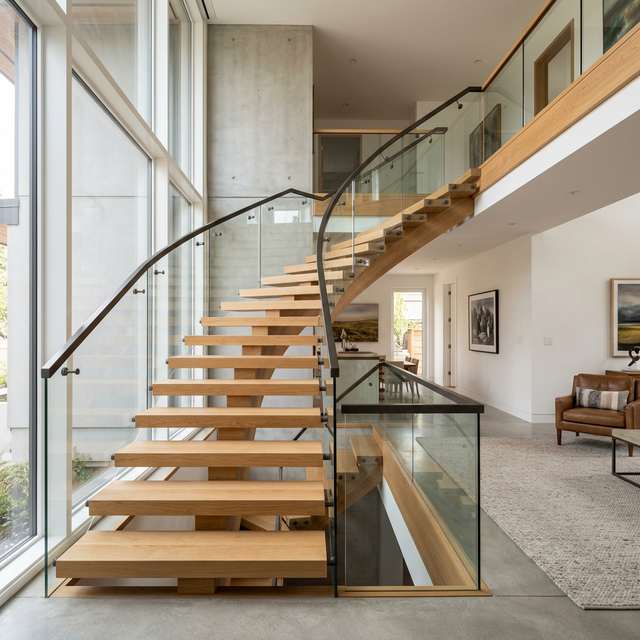
#> input picture public/hero-stairs.png, 640 x 640 px, given in place of photo_2026-03-11_16-18-20.jpg, which was not available
$ python process_hero.py
#> lines starting #> are read from the running program, lines starting #| are printed output that depends on the picture; after the words box and inside, x2 and y2 are one past the last pixel; in counts of white or black regions, pixels touching at a corner belong together; pictures that were not available may be replaced by others from this repository, and a replacement may not be noted
import cv2
import numpy as np
from PIL import Image

def process_hero():
    img_path = r"c:\Users\user\.gemini\antigravity\playground\perihelion-hubble\stairs-website\public\gallery\main\photo_2026-03-11_16-18-20.jpg"
    out_path = r"c:\Users\user\.gemini\antigravity\playground\perihelion-hubble\stairs-website\public\hero-stairs-new.jpg"

    img = cv2.imread(img_path)
#> img is the input picture: shape (640, 640, 3); mean B, G, R 135.4, 151.6, 163.1
    if img is None:
        print("Error loading image")
        return

    print(f"Original shape: {img.shape}")
#| Original shape: (640, 640, 3)

    # --- 1. Remove the black object (sconce) ---
    gray = cv2.cvtColor(img, cv2.COLOR_BGR2GRAY)
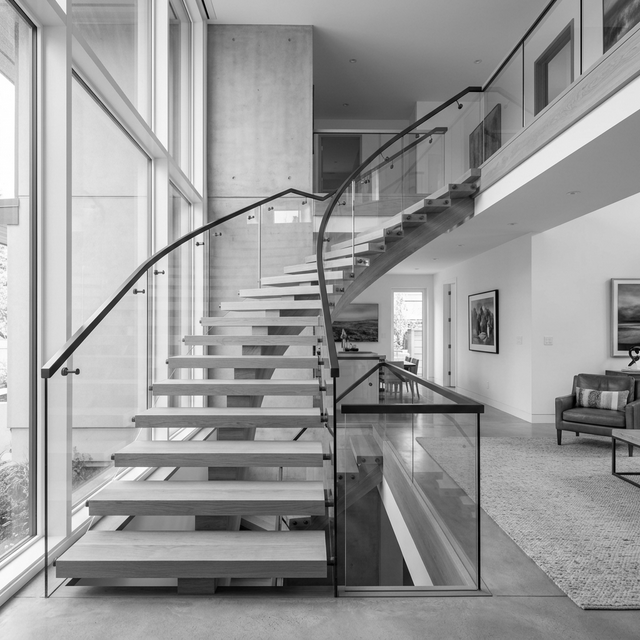
#> gray: shape (640, 640); min 0, max 255, mean 153.2
    _, thresh = cv2.threshold(gray, 40, 255, cv2.THRESH_BINARY_INV)
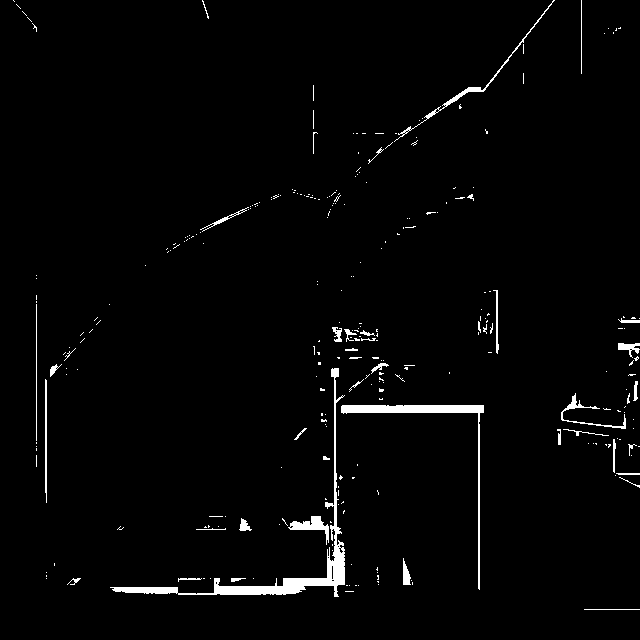
#> thresh: shape (640, 640); 2.2% white; 286 white regions (242 under 20 px)
    contours, _ = cv2.findContours(thresh, cv2.RETR_EXTERNAL, cv2.CHAIN_APPROX_SIMPLE)
#> contours = 286 contours, 263 with area under 20; largest, box (x1, y1, x2, y2) and area: (110, 368, 345, 597) 2360, (341, 405, 484, 590) 1162, (288, 516, 329, 545) 328, (394, 0, 555, 142) 314, (561, 393, 626, 429) 164

    mask = np.zeros(gray.shape, dtype=np.uint8)
    for cnt in contours:
        x, y, w, h = cv2.boundingRect(cnt)
        if 5000 < w*h < 50000:
            # Draw on mask
            cv2.drawContours(mask, [cnt], -1, 255, thickness=cv2.FILLED)
            # expand mask a bit
            mask[y:y+h, x:x+w] = 255
#> this loop made 286 passes
#> (x, y, w, h) on passes 3, 5, 7: (358, 585, 1, 1), (349, 585, 1, 1), (378, 584, 1, 1)
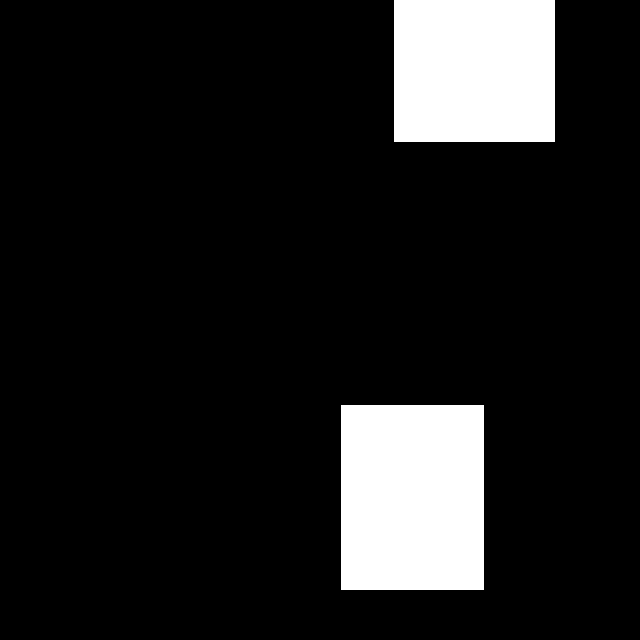
#> mask: shape (640, 640); 12% white; 2 white regions, box (x1, y1, x2, y2) and area: (341, 405, 484, 590) 26455, (394, 0, 555, 142) 22862

    # Dilate mask to ensure edges are covered
    kernel = np.ones((5,5), np.uint8)
    mask = cv2.dilate(mask, kernel, iterations=2)
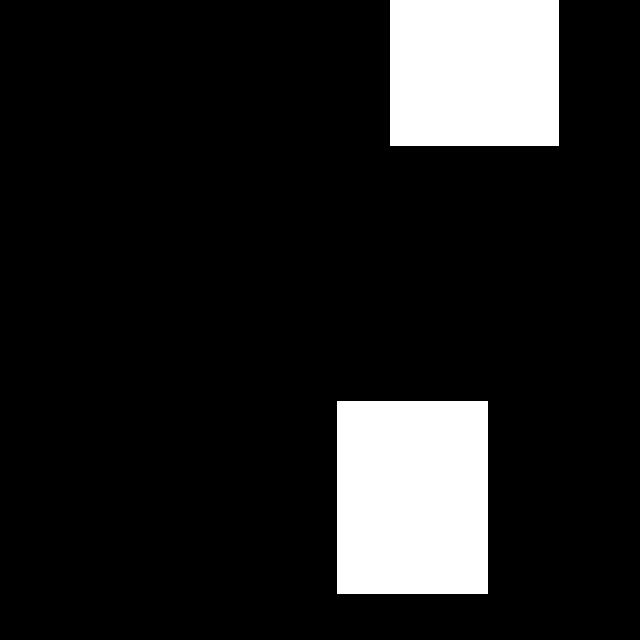
#> mask: shape (640, 640); 13.1% white; 2 white regions, box (x1, y1, x2, y2) and area: (337, 401, 488, 594) 29143, (390, 0, 559, 146) 24674

    # Inpaint
    inpainted = cv2.inpaint(img, mask, 3, cv2.INPAINT_TELEA)
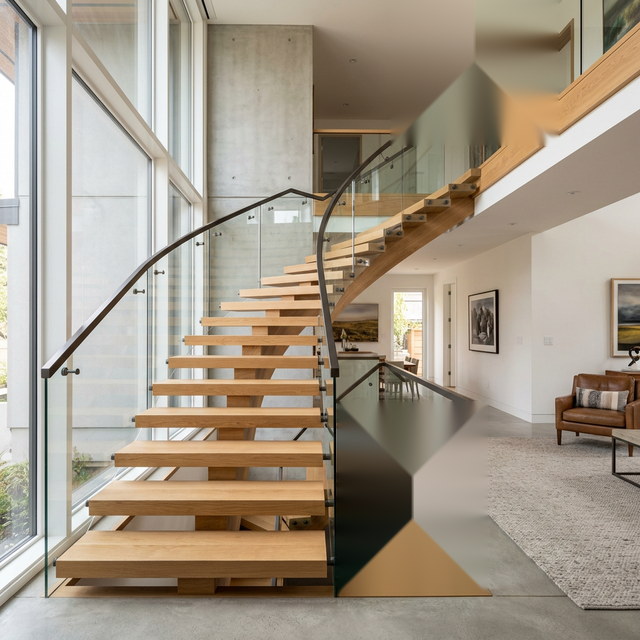
#> inpainted: shape (640, 640, 3); mean B, G, R 135.7, 152, 163.5
    print("Inpainted black objects.")

    # --- 2. Find the handrail on the left to crop ---
    # The handrail is a dark curvy structure. We can scan from the left to find where the dark pixels begin.
    # Looking at the middle rows (y from 400 to 1000)
    crop_x = 0
    for x in range(0, img.shape[1]):
        col = gray[400:1000, x]
        # if a significant number of pixels are dark (< 60)
        dark_pixels = np.sum(col < 60)
        if dark_pixels > 20:
            # We found the handrail! Leave some margin
            crop_x = max(0, x - 20)
            break
#> this loop made 37 passes
#> dark_pixels on passes 1 to 12: 0, 1, 1, 0, 0, 0, 0, 0, 0, 0, 0, 0
        # Force crop coordinate deeper to ensure empty wall is removed
    crop_x = 220
    print(f"Using manual crop x={crop_x}")

    # --- 3. Extract the average wall color at the crop line ---
    # To make a seamless fade in CSS, the left background should match this color
    # Let's take a 10px wide strip at the crop line
    wall_strip = inpainted[200:1000, max(0, crop_x-10):crop_x+10]
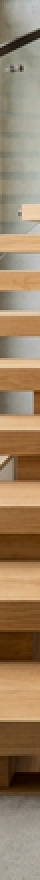
#> wall_strip: shape (440, 20, 3) (shown 2 times larger); mean B, G, R 102.8, 130.5, 153.9
    avg_color_bgr = np.mean(wall_strip, axis=(0,1))
#> avg_color_bgr = [102.8, 130.5, 153.9]
    avg_color_rgb = (int(avg_color_bgr[2]), int(avg_color_bgr[1]), int(avg_color_bgr[0]))
#> avg_color_rgb = (153, 130, 102)
    hex_color = '#{:02x}{:02x}{:02x}'.format(*avg_color_rgb)
#> hex_color = '#998266'
    print(f"Wall color hex: {hex_color}")
#| Wall color hex: #998266

    # --- 4. Crop and Upscale ---
    # The user wanted it somewhat square and on the right.
    # We will crop from crop_x to the right edge.
    h, w = inpainted.shape[:2]
#> h = 640; w = 640
    cropped = inpainted[0:h, crop_x:w]
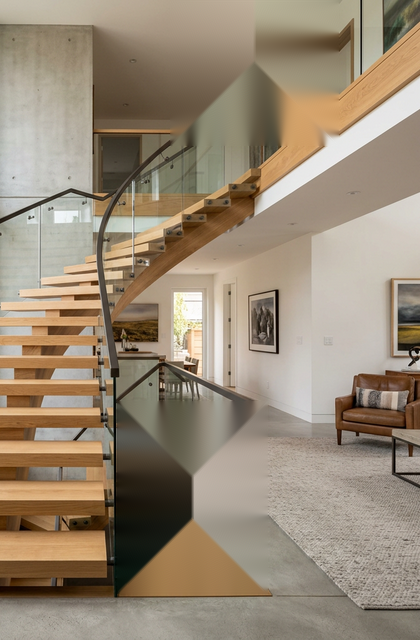
#> cropped: shape (640, 420, 3); mean B, G, R 118.1, 137.7, 152.6
    print(f"Cropped to: {cropped.shape}")
#| Cropped to: (640, 420, 3)

    # Upscale
    img_pil = Image.fromarray(cv2.cvtColor(cropped, cv2.COLOR_BGR2RGB))

    # Resize to have height 1200
    ratio = 1200 / h
#> ratio = 1.88
    new_w = int(cropped.shape[1] * ratio)
#> new_w = 787
    img_upscaled = img_pil.resize((new_w, 1200), Image.Resampling.LANCZOS)

    img_upscaled.save(out_path, quality=95)
    print(f"Saved final image to {out_path} at size {img_upscaled.size}")
#| Saved final image to c:\Users\user\.gemini\antigravity\playground\perihelion-hubble\stairs-website\public\hero-stairs-new.jpg at size (787, 1200)

if __name__ == '__main__':
    process_hero()
